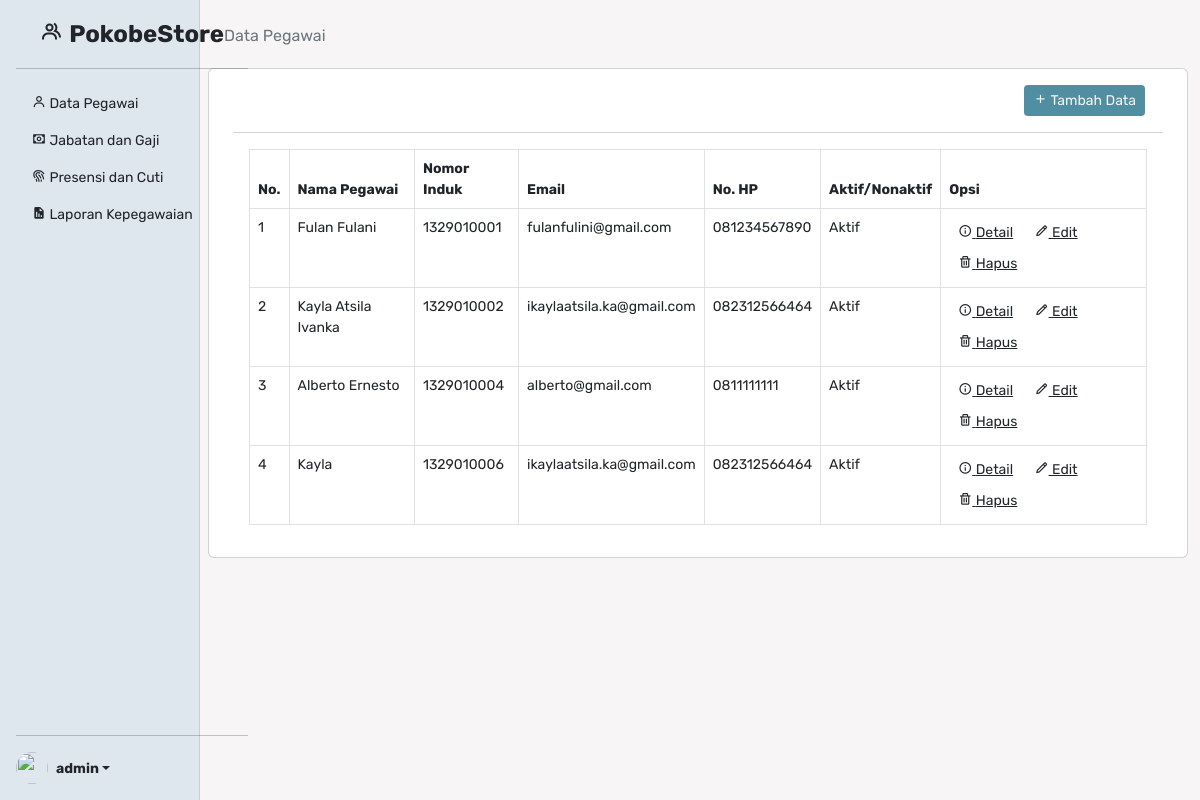
The page /admin/pegawai.php (signed in) on the database its author committed.
### tables this page shows
CREATE TABLE `pegawai` (
  `nip` int(10) NOT NULL,
  `nama_pegawai` varchar(100) NOT NULL,
  `tempat_lahir` varchar(100) NOT NULL,
  `tgl_lahir` date NOT NULL,
  `jk` varchar(10) NOT NULL,
  `no_hp` varchar(15) NOT NULL,
  `email` varchar(100) NOT NULL,
  `alamat` varchar(250) NOT NULL,
  `status_pegawai` varchar(10) NOT NULL,
  `id_jabatan_gaji` int(2) NOT NULL
);

### config/config.php (called while the page is built, shortened)
<?php
    $host = 'localhost';
    $user = 'id19128426_admin';
    $pass = '>kQj8(<GgZeNhJ&J';
    $db = 'id19128426_simpeg';
    $koneksi = mysqli_connect($host, $user, $pass, $db);
    function adm_url($url=null){
        $admurl = "https://pokobestore.000webhostapp.com/admin";
        if ($url != null) {
            return $admurl.'/'.$url.'.php';
        } else{
            return $admurl;
        }
    }
    function query($query){
        global $koneksi;
        $result = mysqli_query($koneksi, $query);
        $rows = [];
        while ($row = mysqli_fetch_assoc($result)) {
            $rows[]=$row;
        }
        return $rows;
    }

### admin/pegawai.php (the view)
<?php
require_once "../templates/sidebar.php";
?>
<div class="container-fluid">
    <div class="bread col-md-9 ms-sm-auto col-lg-10 fs-6 pt-4 pb-1 px-3">
        <nav aria-label="breadcrumb">
            <ol class="breadcrumb">
                <li class="breadcrumb-item active" aria-current="page">Data Pegawai</li>
            </ol>
        </nav>
    </div>
    <div class="card col-md-9 ms-sm-auto col-lg-10 px-md-4">
        <div class="card-header flex-shrink-0 py-3">
        <a href="<?= adm_url('tambah_pegawai') ?>" class="btn btn-add btn-sm float-right"><i class='bx bx-plus'></i> Tambah Data</a>
        </div>
        <div class="card-body">
            <div class="table-responsive">
                <table class="table table-bordered" id="dataTable" width="100%" cellspacing="0">
                    <thead>
                        <tr>
                            <th>No.</th>
                            <th>Nama Pegawai</th>
                            <th>Nomor Induk</th>
                            <th>Email</th>
                            <th>No. HP</th>
                            <th>Aktif/Nonaktif</th>
                            <th>Opsi</th>
                        </tr>
                    </thead>
                    <tbody>
                        <?php
                        $no = 1;
                        $data_p = query("SELECT * FROM pegawai GROUP BY nip asc");
                        foreach ($data_p as $p) : ?>
                            <tr>
                                <td>
                                    <?= $no++; ?>
                                </td>
                                <td>
                                    <?= ucwords($p['nama_pegawai']) ?>
                                </td>
                                <td>
                                    <?= $p['nip'] ?>
                                </td>
                                <td>
                                    <?= $p['email'] ?>
                                </td>
                                <td>
                                    <?= $p['no_hp'] ?>
                                </td>
                                <td>
                                    <?= ucwords($p['status_pegawai']) ?>
                                </td>
                                <td>
                                    <a href="<?= adm_url('detail_pegawai') ?>?id=<?= $p['nip'] ?>" class="btn btn-link-custom btn-sm"><i class='bx bx-info-circle'></i> Detail</a>
                                    <a href="<?= adm_url('edit_pegawai') ?>?id=<?= $p['nip'] ?>" class="btn btn-link-custom btn-sm"><i class='bx bx-pencil'></i> Edit</a>
                                    <a href="<?= adm_url('hapus_pegawai') ?>?id=<?= $p['nip'] ?>" class="btn btn-link-custom btn-sm"><i class='bx bx-trash'></i> Hapus</a>
                                </td>
                            </tr>
                        <?php endforeach; ?>
                    </tbody>
                </table>
            </div>
        </div>
    </div>
</div>

### assets/styles.css (style rules this page uses)
:root { --clr-blue: #c3d9e0; --clr-blue-light: #b5d6ee; --clr-blue-dark: #508ea1; --clr-blue-darker: #387588; --clr-gray: #dee6ee; --clr-gray-light: #f7f5f5; }
body { min-height: 100vh; min-height: -webkit-fill-available; }
html { height: -webkit-fill-available; }
body { font-size: .875rem; background-color: var(--clr-gray-light); }
.card-header { background-color: transparent; }
.card-header .btn { margin-right: 2px; float: right; }
.card-header .btn-add { background-color: var(--clr-blue-dark); color: var(--clr-gray-light); }
.btn-link-custom { text-decoration: underline; }

### templates/sidebar.php (style rules this page uses)
body { font-family: 'Rubik', sans-serif; }

### rows shown on the page
pegawai: nama_pegawai "Fulan Fulani", nip "1329010001", email "fulanfulini@gmail.com", no_hp "081234567890", status_pegawai "Aktif"
pegawai: nama_pegawai "Kayla Atsila Ivanka", nip "1329010002", email "ikaylaatsila.ka@gmail.com", no_hp "082312566464", status_pegawai "Aktif"
pegawai: nama_pegawai "Alberto Ernesto", nip "1329010004", email "alberto@gmail.com", no_hp "0811111111", status_pegawai "Aktif"
pegawai: nama_pegawai "Kayla", nip "1329010006", email "ikaylaatsila.ka@gmail.com", no_hp "082312566464", status_pegawai "Aktif"
